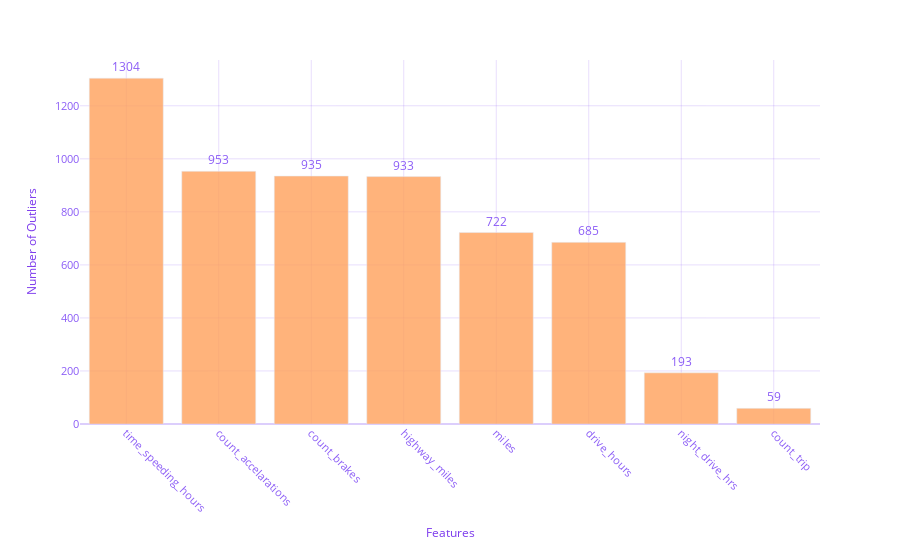

Notebook code for this chart:
### Markdown cell above
## Outlier Detection

### Code cell
# Outlier analysis using IQR method
if len(num_features) > 0:
    outlier_summary = []
    
    for feature in num_features:
        Q1 = df[feature].quantile(0.25)
        Q3 = df[feature].quantile(0.75)
        IQR = Q3 - Q1
        lower_bound = Q1 - 1.5 * IQR
        upper_bound = Q3 + 1.5 * IQR
        
        outliers = df[(df[feature] < lower_bound) | (df[feature] > upper_bound)]
        outlier_count = len(outliers)
        outlier_pct = (outlier_count / len(df)) * 100
        
        outlier_summary.append({
            'Feature': feature,
            'Outlier_Count': outlier_count,
            'Outlier_Percentage': outlier_pct
        })
    
    outlier_df = pd.DataFrame(outlier_summary)
    outlier_df = outlier_df.sort_values('Outlier_Count', ascending=False)
    
    print("Outlier Analysis (Top 10 features by outlier count):")
    print(outlier_df.head(10))
    
    # Create outlier visualization
    top_outlier_features = outlier_df.head(8)
    
    fig_outliers = px.bar(
        top_outlier_features,
        x='Feature',
        y='Outlier_Count',
        labels={'Feature': 'Features', 'Outlier_Count': 'Number of Outliers'},
        text='Outlier_Count'
    )
    
    fig_outliers.update_traces(
        marker=dict(color=app_color_palette[4]),
        texttemplate='%{text}',
        textposition='outside'
    )
    
    fig_outliers.update_layout(
        height=550,
        paper_bgcolor='rgba(0,0,0,0)',
        plot_bgcolor='rgba(0,0,0,0)',
        font=dict(color='#8B5CF6', size=12),
        title_font=dict(color='#7C3AED', size=16),
        xaxis=dict(
            gridcolor='rgba(139,92,246,0.2)',
            zerolinecolor='rgba(139,92,246,0.3)',
            tickfont=dict(color='#8B5CF6', size=11),
            title_font=dict(color='#7C3AED', size=12),
            tickangle=45
        ),
        yaxis=dict(
            gridcolor='rgba(139,92,246,0.2)',
            zerolinecolor='rgba(139,92,246,0.3)',
            tickfont=dict(color='#8B5CF6', size=11),
            title_font=dict(color='#7C3AED', size=12)
        )
    )
    
    fig_outliers.write_html(
        "/Users/yuvalheffetz/ds-agent-projects/session_5feb6ac6-f292-4d0c-9e41-ab6b3ffc14d6/research/plots/outlier_analysis.html",
        include_plotlyjs=True,
        config={'responsive': True, 'displayModeBar': False}
    )
    
    fig_outliers.show()
    
else:
    print("No numerical features available for outlier analysis.")
    # Create placeholder
    fig_outliers = px.bar(x=['No numerical features'], y=[0])
    fig_outliers.write_html(
        "/Users/yuvalheffetz/ds-agent-projects/session_5feb6ac6-f292-4d0c-9e41-ab6b3ffc14d6/research/plots/outlier_analysis.html",
        include_plotlyjs=True,
        config={'responsive': True, 'displayModeBar': False}
    )

### Figure 1 — Plotly figure (JSON) as saved in the notebook; plotly's stock layout.template omitted (floating-point values rounded to 4 significant figures)
{"data": [{"hovertemplate": "Features=%{x}<br>Number of Outliers=%{text}<extra></extra>", "legendgroup": "", "marker": {"color": "rgba(255, 161, 90, 0.8)", "pattern": {"shape": ""}}, "name": "", "orientation": "v", "showlegend": false, "text": [1304.0, 953.0, 935.0, 933.0, 722.0, 685.0, 193.0, 59.0], "textposition": "outside", "texttemplate": "%{text}", "type": "bar", "x": ["time_speeding_hours", "count_accelarations", "count_brakes", "highway_miles", "miles", "drive_hours", "night_drive_hrs", "count_trip"], "xaxis": "x", "y": [1304, 953, 935, 933, 722, 685, 193, 59], "yaxis": "y"}], "layout": {"barmode": "relative", "font": {"color": "#8B5CF6", "size": 12}, "height": 550, "legend": {"tracegroupgap": 0}, "margin": {"t": 60}, "paper_bgcolor": "rgba(0,0,0,0)", "plot_bgcolor": "rgba(0,0,0,0)", "title": {"font": {"color": "#7C3AED", "size": 16}}, "xaxis": {"anchor": "y", "domain": [0.0, 1.0], "gridcolor": "rgba(139,92,246,0.2)", "tickangle": 45, "tickfont": {"color": "#8B5CF6", "size": 11}, "title": {"font": {"color": "#7C3AED", "size": 12}, "text": "Features"}, "zerolinecolor": "rgba(139,92,246,0.3)"}, "yaxis": {"anchor": "x", "domain": [0.0, 1.0], "gridcolor": "rgba(139,92,246,0.2)", "tickfont": {"color": "#8B5CF6", "size": 11}, "title": {"font": {"color": "#7C3AED", "size": 12}, "text": "Number of Outliers"}, "zerolinecolor": "rgba(139,92,246,0.3)"}}}
